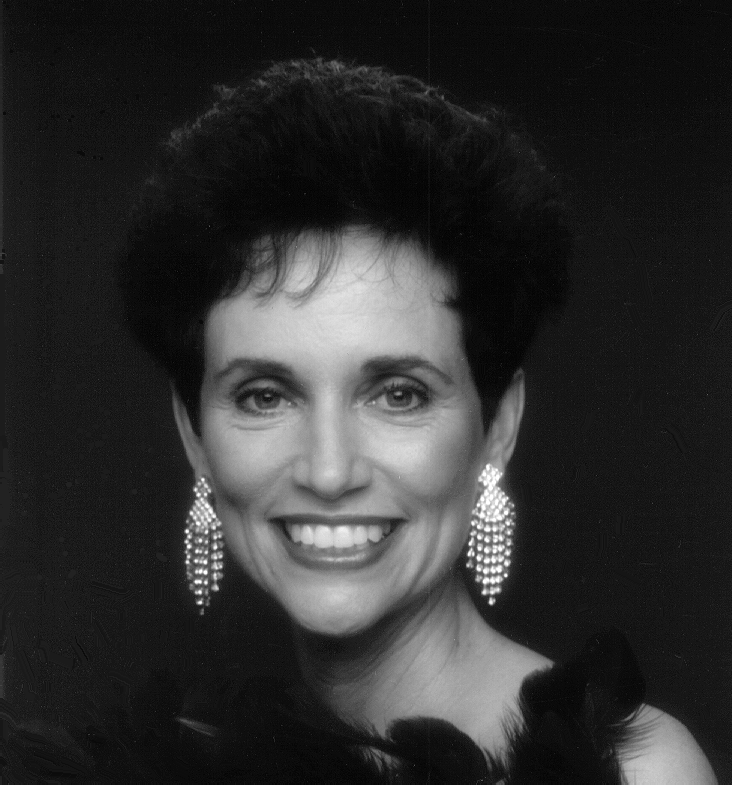
#> input picture CV1/week4/woman.png, 732 x 785 px
$ jupyter execute --allow-errors hw4.ipynb
#> lines starting #> are read from the running program, lines starting #| are printed output that depends on the picture; after the words box and inside, x2 and y2 are one past the last pixel; in counts of white or black regions, pixels touching at a corner belong together
[cell 1]
import imageio

[cell 2]
woman = imageio.imread("woman.png")
#> woman is the input picture: shape (785, 732); min 0, max 255, mean 46.4

[cell 3]
woman.shape
#> Out = (785, 732)

[cell 4]
from skimage.filters import gaussian

# 1.

[cell 5]
std2 = gaussian(woman, sigma=2)

[cell 6]
std5 = gaussian(woman, sigma=5)

[cell 7]
import matplotlib.pyplot as plt
plt.imshow(std2, cmap="gray")
plt.show()

[cell 8]
plt.imshow(std5, cmap="gray")
plt.show()

# 2. Box

[cell 9]
import numpy as np

[cell 10]
box = np.zeros((43, 43))

[cell 11]
box[12:43-12, 12:43-12] = 1

[cell 12]
plt.imshow(box, cmap="gray")
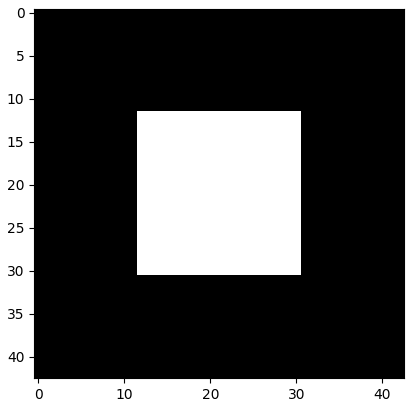
#> figure drawn by matplotlib, 1 panel

# 3. DoB

[cell 13]
from scipy.signal import convolve2d

[cell 14]
dob = convolve2d(woman, box, mode="same")
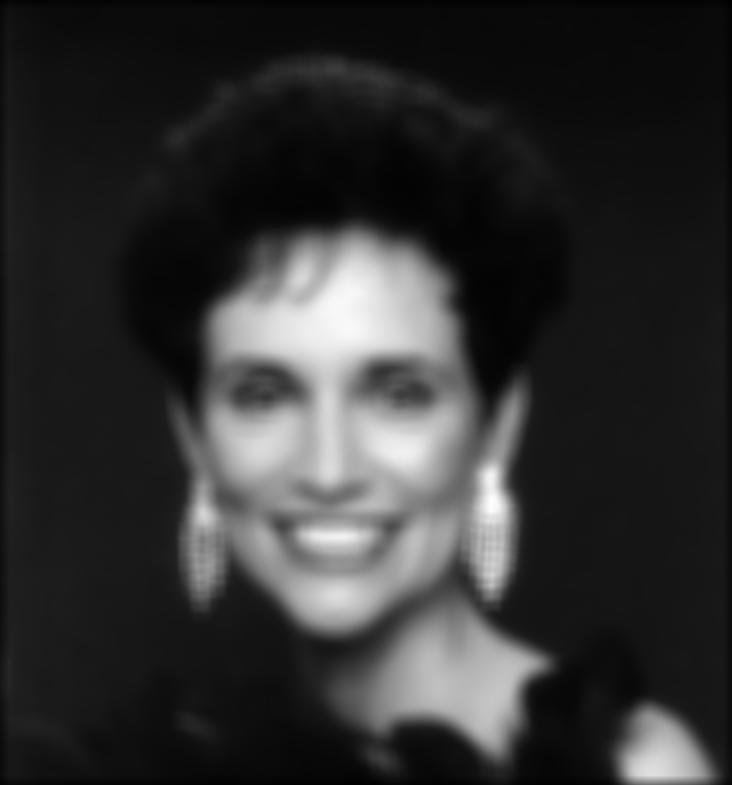
#> dob: shape (785, 732) float64; min 1204, max 80364, mean 16627.7; drawn with min black and max white

[cell 15]
plt.imshow(dob, cmap="gray")

[cell 16]
np.sign(woman)

[cell 17]
curves = np.sign(std2 - std5) * np.sign(std2)
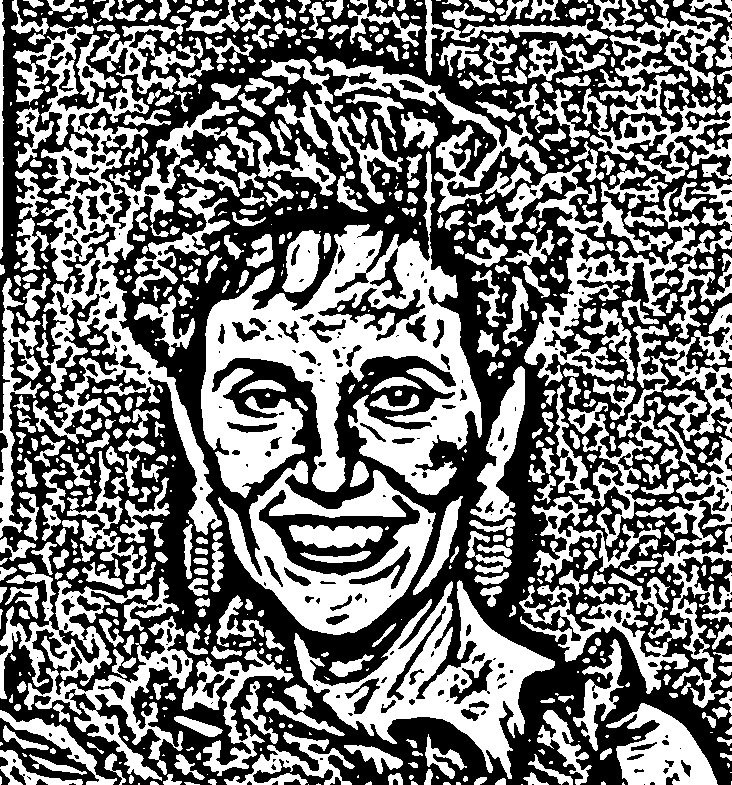
#> curves: shape (785, 732) float64; values -1 (black) and 1 (white), 46.3% white; 803 white regions (266 under 20 px), largest, box (x1, y1, x2, y2) and area: (201, 151, 482, 498) 36284, (13, 24, 254, 535) 22583, (294, 580, 555, 779) 15725

[cell 18]
plt.imshow(curves, cmap="gray")

# Other:

# 1.

[cell 19]
#c = a + b
C = np.array([[2, 2, 4, 4],
              [6, 8, 7, 8],
              [10,9, 11,7]])

#> (a cell that did not finish here is left out)

[cell 21]
med_A = np.array([[0, 1, 1, 0],
                  [1, 2, 2, 1],
                  [0, 1, 1, 0]])

[cell 22]
med_B = np.array([[0, 1, 0, 0],
                  [1, 5, 6, 1],
                  [0, 5, 6, 0]])

[cell 23]
med_A + med_B

The results are different. Obviously, because median is not distributive.

# 2.

a)
X is a gradient filter

[cell 24]
plt.imshow(convolve2d(woman, np.array([[-1, 0, 1]]), mode="same"), cmap="gray")
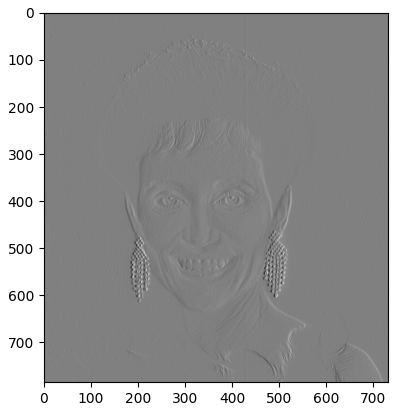
#> figure drawn by matplotlib, 1 panel

Y is a smoothing filter. it also accentuates edges

[cell 25]
plt.imshow(woman, cmap="gray")

[cell 26]
plt.imshow(convolve2d(woman, np.array([[1], [2], [1]]), mode="same"), cmap="gray")
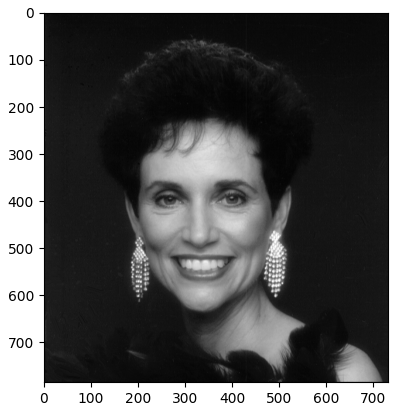
#> figure drawn by matplotlib, 1 panel

b) conv2d(X,Y): [-1, 0, 1]
                [-2, 0, 2]
                [-1, 0, 1] => Vertical line detector
   X.T = [-1
           0
           1]
   y.T = [1, 2, 1]
   conv2d(X.T, Y.T) = [1, 2, 1]
                      [0, 0, 0]
                      [-1,-2,-1] => horizontal edge detection filter (Sobel)

[cell 27]
XY = np.array([[-1, 0, 1], [-2, 0, 2], [-1, 0, 1]])

[cell 28]
plt.imshow(convolve2d(woman, XY, mode="same"), cmap="gray")
